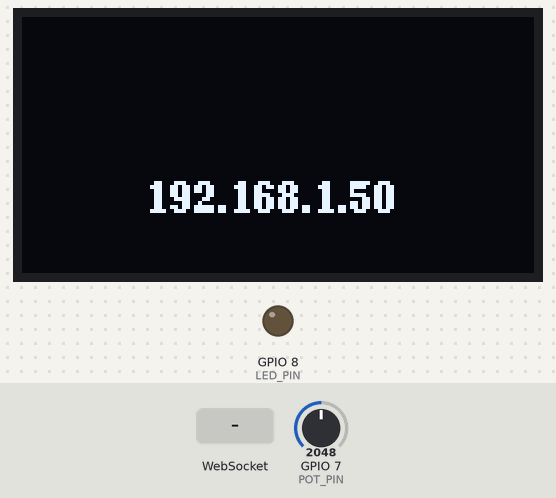
This sketch was run on a simulated ESP32-C3. On the bench: 128×64 one-colour display, output pins drawn as LEDs (lit = HIGH). The test bench sets the inputs (shaded band); at power-on: GPIO 7 (POT_PIN) = 2048. WiFi joins after 1.5 s; servers stay silent unless stated; what the sketch prints to the serial monitor is not drawn.

Above: at 2.8 s.
2.9 s: WebSocket text "toggle" received
At 4.1 s:
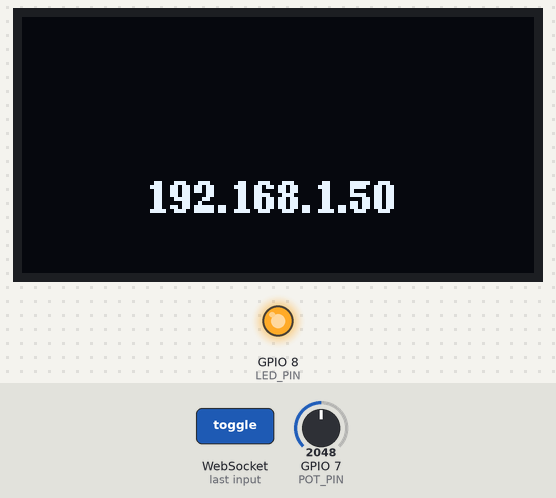
Timing chart, 0 to 5.9 s (numbered marks = the images above; inputs shaded):
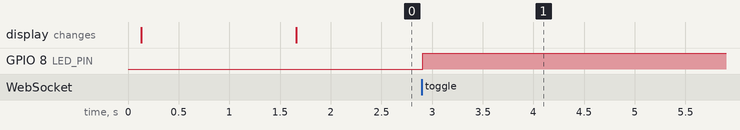

Measured:
- after the input at 2.9 s, GPIO 8 (LED_PIN): LOW → HIGH at once

The sketch:

ESP-32-C3-async-web-server.ino
```cpp
#include <WiFi.h>
#include <AsyncTCP.h>
#include <ESPAsyncWebServer.h>
#include <U8g2lib.h>
#include <Wire.h>

// Replace with your network credentials
const char* ssid = "siec";
const char* password = "haslo";

#define POT_PIN 7
#define LED_PIN 8

U8G2_SSD1306_128X64_NONAME_F_HW_I2C u8g2(U8G2_R0, U8X8_PIN_NONE, 6, 5);
int width = 70;
int height = 40;
int xOffset = 30; // = (132-w)/2
int yOffset = 24; // = (64-h)/2

AsyncWebServer server(80);
AsyncWebSocket ws("/ws");

String potValue = "0";

// HTML + JavaScript
const char index_html[] PROGMEM = R"rawliteral(
<!DOCTYPE html>
<html>
<head>
  <title>ESP32 Real-Time Dashboard</title>
  <style>
    body { font-family: Arial; text-align: center; margin-top: 50px; }
    button { padding: 10px 20px; font-size: 16px; }
  </style>
</head>
<body>

<h2>ESP32 Real-Time Dashboard</h2>

<p>Potentiometer Value:</p>
<h1 id="pot">0</h1>

<button onclick="toggleLED()">Toggle LED</button>

<script>
let ws = new WebSocket(`ws://${location.host}/ws`);

ws.onmessage = (event) => {
  document.getElementById("pot").innerHTML = event.data;
};

function toggleLED() {
  ws.send("toggle");
}
</script>

</body>
</html>
)rawliteral";

// Handle WebSocket events
void onWebSocketEvent(AsyncWebSocket *server,
                      AsyncWebSocketClient *client,
                      AwsEventType type,
                      void *arg,
                      uint8_t *data,
                      size_t len) {

  if (type == WS_EVT_DATA) {
    String msg = "";
    for (int i = 0; i < len; i++) {
      msg += (char)data[i];
    }

    if (msg == "toggle") {
      digitalWrite(LED_PIN, !digitalRead(LED_PIN));
    }
  }
}

void setup() {
  Serial.begin(115200);
  delay(100);

  pinMode(LED_PIN, OUTPUT);
  digitalWrite(LED_PIN, LOW);

  //setup display
  u8g2.begin();
  u8g2.setContrast(255);    // set contrast to maximum
  u8g2.setBusClock(400000); // 400kHz I2C
  u8g2.setFont(u8g2_font_ncenB08_tr);	 // choose a suitable font
  u8g2.clearBuffer();                                      // clear the internal memory

  WiFi.begin(ssid, password);
  Serial.print("Connecting to WiFi");

  while (WiFi.status() != WL_CONNECTED) {
    delay(500);
    Serial.print(".");
  }

  Serial.println("\nWiFi connected");
  Serial.print("ESP32 IP: ");
  String ipStr = WiFi.localIP().toString();
  Serial.println(ipStr);

  u8g2.setCursor(xOffset + 1, yOffset + 25);
  u8g2.print(ipStr);
  u8g2.sendBuffer(); // transfer internal memory to the display

  ws.onEvent(onWebSocketEvent);
  server.addHandler(&ws);

  server.on("/", HTTP_GET, [](AsyncWebServerRequest *request) {
    request->send_P(200, "text/html", index_html);
  });

  server.begin();
}

void loop() {
  int pot = analogRead(POT_PIN);
  potValue = String(pot);

  ws.textAll(potValue);   // Push value instantly to browser
  delay(100);
}
```
